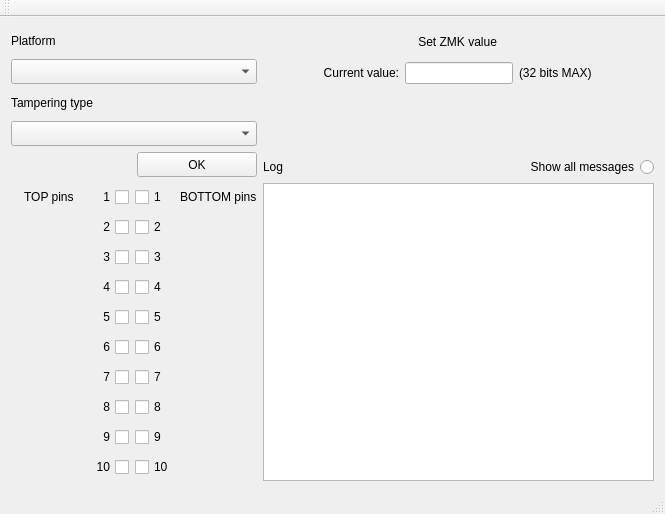
<?xml version="1.0" encoding="UTF-8"?>
<ui version="4.0">
 <class>TamperWindow</class>
 <widget class="QMainWindow" name="TamperWindow">
  <property name="geometry">
   <rect>
    <x>0</x>
    <y>0</y>
    <width>665</width>
    <height>514</height>
   </rect>
  </property>
  <property name="windowTitle">
   <string>TamperWindow</string>
  </property>
  <widget class="QWidget" name="centralWidget">
   <layout class="QGridLayout" name="gridLayout">
    <item row="0" column="1">
     <layout class="QGridLayout" name="gridLayout_4">
      <item row="2" column="1">
       <widget class="QLineEdit" name="zmkValueLineEdit">
        <property name="sizePolicy">
         <sizepolicy hsizetype="Fixed" vsizetype="Fixed">
          <horstretch>0</horstretch>
          <verstretch>0</verstretch>
         </sizepolicy>
        </property>
        <property name="layoutDirection">
         <enum>Qt::LeftToRight</enum>
        </property>
       </widget>
      </item>
      <item row="2" column="2">
       <widget class="QLabel" name="label_2">
        <property name="text">
         <string>(32 bits MAX)</string>
        </property>
       </widget>
      </item>
      <item row="2" column="0">
       <widget class="QLabel" name="label_4">
        <property name="layoutDirection">
         <enum>Qt::LeftToRight</enum>
        </property>
        <property name="text">
         <string>Current value:</string>
        </property>
        <property name="alignment">
         <set>Qt::AlignRight|Qt::AlignTrailing|Qt::AlignVCenter</set>
        </property>
       </widget>
      </item>
      <item row="5" column="0">
       <widget class="QLabel" name="logLabel">
        <property name="text">
         <string>Log</string>
        </property>
       </widget>
      </item>
      <item row="5" column="1" colspan="2">
       <widget class="QRadioButton" name="messageButton">
        <property name="layoutDirection">
         <enum>Qt::RightToLeft</enum>
        </property>
        <property name="text">
         <string>Show all messages</string>
        </property>
       </widget>
      </item>
      <item row="0" column="1">
       <widget class="QLabel" name="zmkValueLabel">
        <property name="text">
         <string>    Set ZMK value</string>
        </property>
       </widget>
      </item>
      <item row="3" column="0" colspan="3">
       <widget class="QLabel" name="valueOfZmkLabel">
        <property name="text">
         <string/>
        </property>
        <property name="alignment">
         <set>Qt::AlignCenter</set>
        </property>
       </widget>
      </item>
      <item row="4" column="0" colspan="3">
       <widget class="QLabel" name="zmkValueShowLabel">
        <property name="text">
         <string/>
        </property>
        <property name="alignment">
         <set>Qt::AlignCenter</set>
        </property>
       </widget>
      </item>
     </layout>
    </item>
    <item row="1" column="0" rowspan="2">
     <layout class="QGridLayout" name="gridLayout_2">
      <item row="9" column="1">
       <widget class="QCheckBox" name="checkBox_10">
        <property name="layoutDirection">
         <enum>Qt::RightToLeft</enum>
        </property>
        <property name="text">
         <string>10</string>
        </property>
        <property name="checkable">
         <bool>true</bool>
        </property>
       </widget>
      </item>
      <item row="8" column="1">
       <widget class="QCheckBox" name="checkBox_9">
        <property name="layoutDirection">
         <enum>Qt::RightToLeft</enum>
        </property>
        <property name="text">
         <string>9</string>
        </property>
        <property name="checkable">
         <bool>true</bool>
        </property>
       </widget>
      </item>
      <item row="3" column="1">
       <widget class="QCheckBox" name="checkBox_4">
        <property name="layoutDirection">
         <enum>Qt::RightToLeft</enum>
        </property>
        <property name="text">
         <string>4</string>
        </property>
        <property name="checkable">
         <bool>true</bool>
        </property>
       </widget>
      </item>
      <item row="4" column="1">
       <widget class="QCheckBox" name="checkBox_5">
        <property name="layoutDirection">
         <enum>Qt::RightToLeft</enum>
        </property>
        <property name="text">
         <string>5</string>
        </property>
        <property name="checkable">
         <bool>true</bool>
        </property>
       </widget>
      </item>
      <item row="7" column="1">
       <widget class="QCheckBox" name="checkBox_8">
        <property name="layoutDirection">
         <enum>Qt::RightToLeft</enum>
        </property>
        <property name="text">
         <string>8</string>
        </property>
        <property name="checkable">
         <bool>true</bool>
        </property>
       </widget>
      </item>
      <item row="0" column="1">
       <widget class="QCheckBox" name="checkBox">
        <property name="layoutDirection">
         <enum>Qt::RightToLeft</enum>
        </property>
        <property name="text">
         <string>1</string>
        </property>
        <property name="checkable">
         <bool>true</bool>
        </property>
       </widget>
      </item>
      <item row="6" column="1">
       <widget class="QCheckBox" name="checkBox_7">
        <property name="layoutDirection">
         <enum>Qt::RightToLeft</enum>
        </property>
        <property name="text">
         <string>7</string>
        </property>
        <property name="checkable">
         <bool>true</bool>
        </property>
       </widget>
      </item>
      <item row="2" column="1">
       <widget class="QCheckBox" name="checkBox_3">
        <property name="layoutDirection">
         <enum>Qt::RightToLeft</enum>
        </property>
        <property name="text">
         <string>3</string>
        </property>
        <property name="checkable">
         <bool>true</bool>
        </property>
       </widget>
      </item>
      <item row="5" column="1">
       <widget class="QCheckBox" name="checkBox_6">
        <property name="layoutDirection">
         <enum>Qt::RightToLeft</enum>
        </property>
        <property name="text">
         <string>6</string>
        </property>
        <property name="checkable">
         <bool>true</bool>
        </property>
       </widget>
      </item>
      <item row="1" column="1">
       <widget class="QCheckBox" name="checkBox_2">
        <property name="layoutDirection">
         <enum>Qt::RightToLeft</enum>
        </property>
        <property name="text">
         <string>2</string>
        </property>
        <property name="checkable">
         <bool>true</bool>
        </property>
       </widget>
      </item>
      <item row="0" column="2">
       <widget class="QCheckBox" name="checkBox_11">
        <property name="text">
         <string>1</string>
        </property>
        <property name="checkable">
         <bool>true</bool>
        </property>
       </widget>
      </item>
      <item row="1" column="2">
       <widget class="QCheckBox" name="checkBox_12">
        <property name="text">
         <string>2</string>
        </property>
        <property name="checkable">
         <bool>true</bool>
        </property>
       </widget>
      </item>
      <item row="2" column="2">
       <widget class="QCheckBox" name="checkBox_13">
        <property name="text">
         <string>3</string>
        </property>
        <property name="checkable">
         <bool>true</bool>
        </property>
       </widget>
      </item>
      <item row="3" column="2">
       <widget class="QCheckBox" name="checkBox_14">
        <property name="text">
         <string>4</string>
        </property>
        <property name="checkable">
         <bool>true</bool>
        </property>
       </widget>
      </item>
      <item row="4" column="2">
       <widget class="QCheckBox" name="checkBox_15">
        <property name="text">
         <string>5</string>
        </property>
        <property name="checkable">
         <bool>true</bool>
        </property>
       </widget>
      </item>
      <item row="5" column="2">
       <widget class="QCheckBox" name="checkBox_16">
        <property name="text">
         <string>6</string>
        </property>
        <property name="checkable">
         <bool>true</bool>
        </property>
       </widget>
      </item>
      <item row="6" column="2">
       <widget class="QCheckBox" name="checkBox_17">
        <property name="text">
         <string>7</string>
        </property>
        <property name="checkable">
         <bool>true</bool>
        </property>
       </widget>
      </item>
      <item row="7" column="2">
       <widget class="QCheckBox" name="checkBox_18">
        <property name="text">
         <string>8</string>
        </property>
        <property name="checkable">
         <bool>true</bool>
        </property>
       </widget>
      </item>
      <item row="8" column="2">
       <widget class="QCheckBox" name="checkBox_19">
        <property name="text">
         <string>9</string>
        </property>
        <property name="checkable">
         <bool>true</bool>
        </property>
       </widget>
      </item>
      <item row="9" column="2">
       <widget class="QCheckBox" name="checkBox_20">
        <property name="text">
         <string>10</string>
        </property>
        <property name="checkable">
         <bool>true</bool>
        </property>
       </widget>
      </item>
      <item row="0" column="0">
       <widget class="QLabel" name="topPinsLogStatic">
        <property name="text">
         <string>    TOP pins   </string>
        </property>
        <property name="wordWrap">
         <bool>false</bool>
        </property>
        <property name="margin">
         <number>0</number>
        </property>
       </widget>
      </item>
      <item row="4" column="0">
       <widget class="QLabel" name="top_pins">
        <property name="text">
         <string/>
        </property>
        <property name="openExternalLinks">
         <bool>false</bool>
        </property>
        <property name="textInteractionFlags">
         <set>Qt::TextEditable</set>
        </property>
       </widget>
      </item>
      <item row="0" column="3">
       <widget class="QLabel" name="bottomPinsLogStatic">
        <property name="text">
         <string>BOTTOM pins</string>
        </property>
       </widget>
      </item>
      <item row="4" column="3">
       <widget class="QLabel" name="bottom_pins">
        <property name="text">
         <string/>
        </property>
       </widget>
      </item>
      <item row="7" column="3">
       <widget class="QLabel" name="activeTampers">
        <property name="text">
         <string/>
        </property>
       </widget>
      </item>
      <item row="2" column="3">
       <widget class="QLabel" name="tamperPins">
        <property name="text">
         <string/>
        </property>
       </widget>
      </item>
     </layout>
    </item>
    <item row="1" column="1" rowspan="2">
     <layout class="QVBoxLayout" name="logVerticalLayout">
      <item>
       <widget class="QPlainTextEdit" name="logPlainText"/>
      </item>
     </layout>
    </item>
    <item row="0" column="0">
     <layout class="QGridLayout" name="gridLayout_3">
      <item row="0" column="0">
       <widget class="QLabel" name="label">
        <property name="sizePolicy">
         <sizepolicy hsizetype="Preferred" vsizetype="Preferred">
          <horstretch>0</horstretch>
          <verstretch>0</verstretch>
         </sizepolicy>
        </property>
        <property name="text">
         <string>Platform</string>
        </property>
       </widget>
      </item>
      <item row="2" column="0">
       <widget class="QLabel" name="label_3">
        <property name="sizePolicy">
         <sizepolicy hsizetype="Preferred" vsizetype="Preferred">
          <horstretch>0</horstretch>
          <verstretch>0</verstretch>
         </sizepolicy>
        </property>
        <property name="text">
         <string>Tampering type</string>
        </property>
       </widget>
      </item>
      <item row="4" column="1">
       <widget class="QPushButton" name="okButton">
        <property name="sizePolicy">
         <sizepolicy hsizetype="Preferred" vsizetype="Preferred">
          <horstretch>0</horstretch>
          <verstretch>0</verstretch>
         </sizepolicy>
        </property>
        <property name="layoutDirection">
         <enum>Qt::RightToLeft</enum>
        </property>
        <property name="text">
         <string>OK</string>
        </property>
       </widget>
      </item>
      <item row="1" column="0" colspan="2">
       <widget class="QComboBox" name="platformBox">
        <property name="sizePolicy">
         <sizepolicy hsizetype="Preferred" vsizetype="Preferred">
          <horstretch>0</horstretch>
          <verstretch>0</verstretch>
         </sizepolicy>
        </property>
        <property name="editable">
         <bool>false</bool>
        </property>
        <property name="currentIndex">
         <number>-1</number>
        </property>
       </widget>
      </item>
      <item row="3" column="0" colspan="2">
       <widget class="QComboBox" name="tamperBox">
        <property name="sizePolicy">
         <sizepolicy hsizetype="Preferred" vsizetype="Preferred">
          <horstretch>0</horstretch>
          <verstretch>0</verstretch>
         </sizepolicy>
        </property>
       </widget>
      </item>
     </layout>
    </item>
   </layout>
  </widget>
  <widget class="QMenuBar" name="menuBar">
   <property name="geometry">
    <rect>
     <x>0</x>
     <y>0</y>
     <width>665</width>
     <height>22</height>
    </rect>
   </property>
  </widget>
  <widget class="QToolBar" name="mainToolBar">
   <attribute name="toolBarArea">
    <enum>TopToolBarArea</enum>
   </attribute>
   <attribute name="toolBarBreak">
    <bool>false</bool>
   </attribute>
  </widget>
  <widget class="QStatusBar" name="statusBar"/>
 </widget>
 <layoutdefault spacing="6" margin="11"/>
 <resources/>
 <connections/>
</ui>
